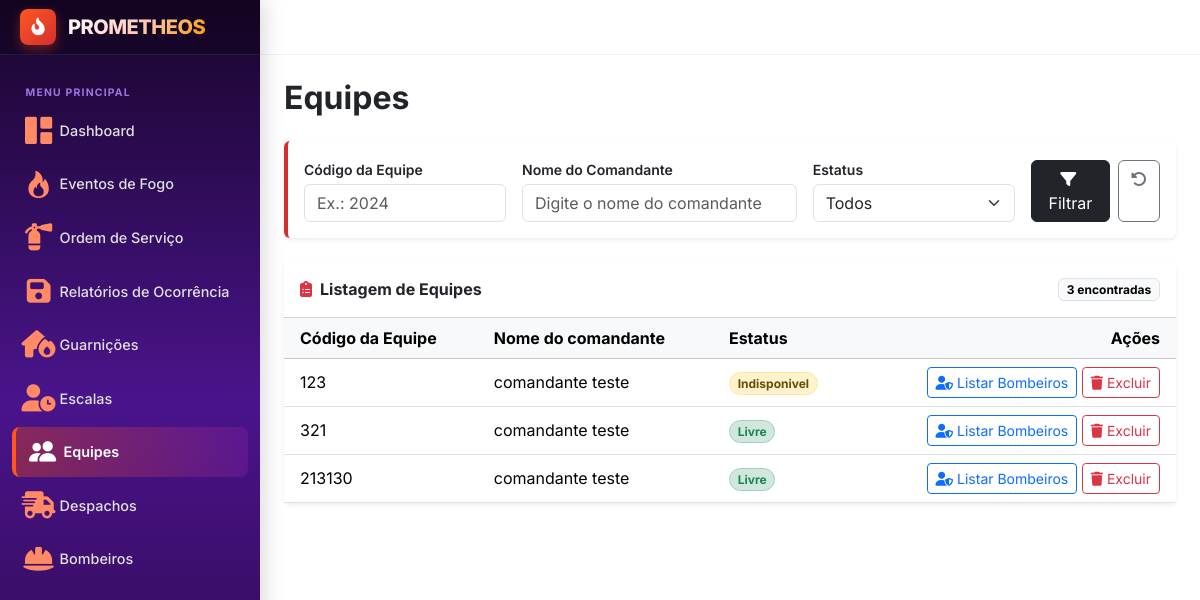
Page /equipes on the earlier database version.
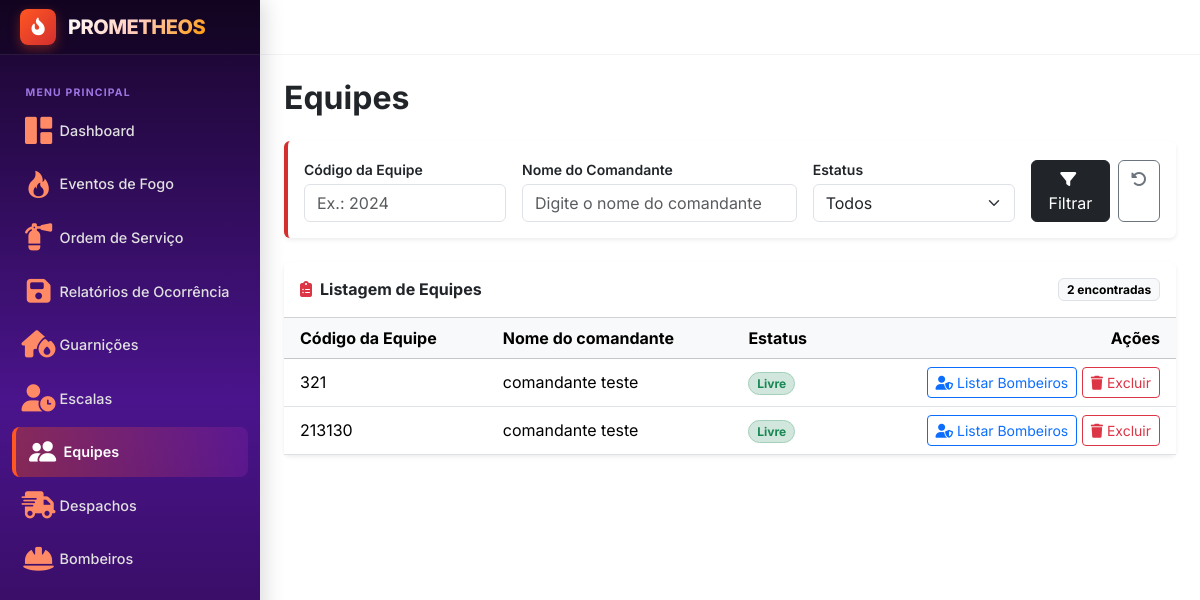
Same page on the later database version.
### gestao/models.py (models this page shows, shortened)
class Equipe(models.Model):
    id = models.IntegerField(primary_key=True)
    codigo = models.IntegerField()
    estatus = models.CharField(choices=Estatus, default=Estatus.LIVRE)
    id_comandante = models.ForeignKey("usuario.Bombeiro", on_delete=models.PROTECT)
    @property
    def nomeComandante(self):
           if self.id_comandante:
                  return self.id_comandante.id_usuario.nome
           return None

### usuario/models.py (models this page shows, shortened)
class Bombeiro(models.Model):
    id_usuario = models.OneToOneField(Usuario, on_delete=models.CASCADE)
    id_equipe = models.ForeignKey(Equipe, on_delete=models.PROTECT, blank=True, null=True)
    id_escala = models.ForeignKey(Escala, on_delete=models.SET_NULL, null=True, blank=True, related_name="bombeiros")
    matricula = models.IntegerField(primary_key=True)
    estatus = models.CharField(choices=Estatus.choices, default=Estatus.LIVRE)
    proficiencia = models.CharField(choices=Proficiencia.choices, blank=True, null=True, default=None)

class Usuario(models.Model):
    class perfil(models.TextChoices):
        ADMIN = "ADMIN"
        SALA_SITUACAO = "SALA_SITUACAO"
        COMANDO = "COMANDO"
        COMBATENTE = "COMBATENTE"
    id = models.IntegerField(primary_key=True)
    nome = models.CharField(max_length=50)
    email = models.EmailField()
    perfil = models.CharField(choices=perfil.choices)

### gestao/views.py (the view)
# urls.py: path('equipes', views.equipes, name='equipe'),
def equipes(request):
    equipes = Equipe.objects.all().order_by("codigo")
    filtros = {
        "codigo" : request.GET.get("codigo", ""),
        "estatus" : request.GET.get("estatus", ""),
        "comandante" : request.GET.get("comandante", "").strip()
    }
    if filtros["codigo"]:
        equipes = equipes.filter(codigo=filtros["codigo"])
    if filtros['estatus']:
        equipes = equipes.filter(estatus=filtros["estatus"])
    if filtros["comandante"]:
        equipes = equipes.filter(id_comandante__id_usuario__nome__icontains=filtros["comandante"])
    contexto = {
        "equipes" : equipes,
        "filtros" : filtros,
        "estatus_opcoes" : Equipe._meta.get_field("estatus").choices
    }
    return render(request, 'gestao/equipes.html', contexto)

### templates/gestao/equipes.html (shortened to what the changed rows need)
{% extends "layout.html" %}
{% block content %}
<div class="d-flex flex-wrap align-items-start justify-content-between gap-3 mb-4">
    <div>
        <h1 class="h2 fw-bold mb-0">Equipes</h1>
    </div>
</div>
<div class="card border-0 shadow-sm">
    <div class="card-header bg-white d-flex align-items-center justify-content-between py-3">
        <h2 class="h6 fw-bold mb-0">
            <i class="fa-solid fa-clipboard-list text-danger me-2"></i>Listagem de Equipes
        </h2>
        <span class="badge text-bg-light border">{{ equipes|length }} encontrada{{ equipes|length|pluralize }}</span>
    </div>
    <div class="table-responsive">
        <table class="table table-hover align-middle mb-0">
            <thead class="table-light">
                <tr>
                    <th scope="col" class="ps-3">Código da Equipe</th>
                    <th scope="col">Nome do comandante</th>
                    <th scope="col">Estatus</th>
                    <th scope="col" class="text-end pe-3">Ações</th>
                </tr>
            </thead>
            <tbody>
                {% for equipe in equipes %}
                <tr>
                    <td class="ps-3">{{ equipe.codigo }}</td>
                    <td>{{ equipe.nomeComandante }}</td>
                    <td>
                        {% if equipe.estatus == "LIVRE" %}
                        <span class="badge bg-success-subtle text-success border border-success-subtle rounded-pill">{{ equipe.get_estatus_display }}</span>
                        {% elif equipe.estatus == "INDISPONIVEL" %}
                        <span class="badge bg-warning-subtle text-warning-emphasis border border-warning-subtle rounded-pill">{{ equipe.get_estatus_display }}</span>
                        {% else %}
                        <span class="badge bg-secondary-subtle text-secondary border border-secondary-subtle rounded-pill">{{ equipe.get_estatus_display|default:equipe.estatus }}</span>
                        {% endif %}
                    </td>
                    <td class="text-end pe-3 text-nowrap">
                        <button type="button" class="btn btn-sm btn-outline-primary"
                                data-bs-toggle="modal" data-bs-target="#modalBombeiros"
                                data-url="{% url 'listaBombeiro' equipe.pk %}"
                                data-equipe="{{ equipe.codigo }}"
                                aria-label="Listar bombeiros da equipe {{ equipe.codigo }}">
                            <i class="fa-solid fa-user-shield"></i> Listar Bombeiros
                        </button>
                        <a href="{% url 'excluirEquipe' equipe.id %}" class="btn btn-sm btn-outline-danger"
                           onclick="return confirm('Excluir Equipe?');"
                           title="Excluir" aria-label="Excluir RO {{ relatorio.id }}">
                            <i class="fa-solid fa-trash"></i> Excluir
                        </a>
                    </td>
                </tr>
                {% endfor %}
            </tbody>
        </table>
    </div>
</div>
{% endblock %}

Differences in the rows shown:
removed Equipe: codigo "123", nomeComandante "comandante teste", estatus "Indisponivel"
Other differences:
{{ equipes|length }}: "3" → "2"
